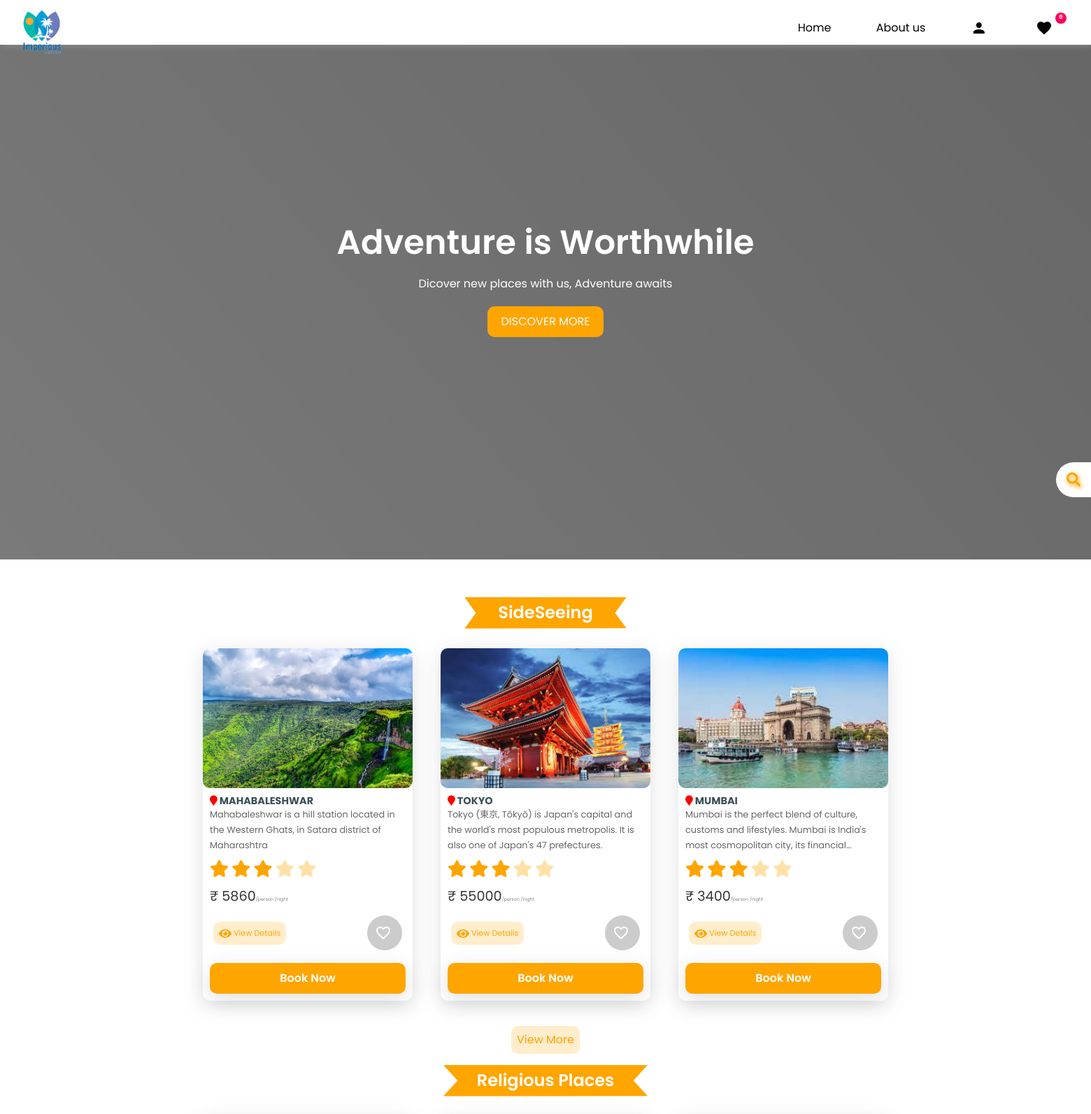
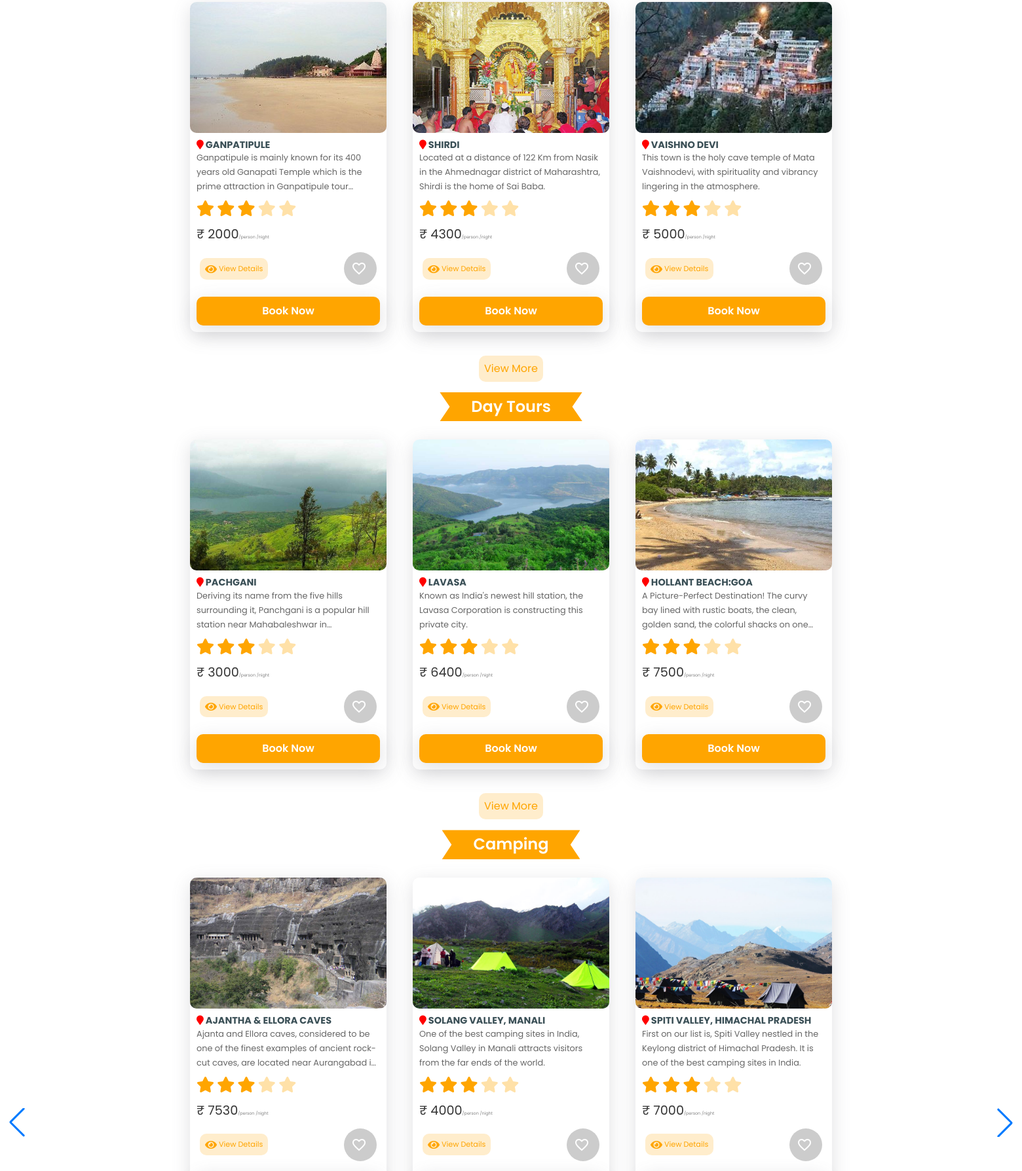
The page / (upper part) on the database its author committed (2 pictures, top to bottom).
### tables this page shows
CREATE TABLE `category` (
  `id` int(50) NOT NULL,
  `name` varchar(100) NOT NULL,
  `description` varchar(200) NOT NULL,
  `status` int(50) NOT NULL
);

CREATE TABLE `package` (
  `id` int(11) NOT NULL,
  `packageName` varchar(255) NOT NULL,
  `packageDesc` varchar(255) NOT NULL,
  `packagePrice` int(11) NOT NULL,
  `discount` float NOT NULL,
  `disType` varchar(10) NOT NULL,
  `packageType` int(11) NOT NULL,
  `packagePhoto` varchar(255) NOT NULL
);

### index.php (the view, shortened to what this page needs)
  <?php
        include 'templates/user_header.php';
    ?>
    <section id="home" class="home">
      <div class="search-box">
        <form method="post">
          <button class="btn-search" type="submit" name="searchKey"><i class="fa fa-search"></i></button>
          <input type="text" class="input-search" name="search" placeholder="Type to Search..." required>
        </form>
      </div>
        <div class="swiper-container">
        <div class="swiper-wrapper">
            <div class="swiper-slide" style="background:linear-gradient(50deg, rgba(0, 0, 0, 0.52), rgba(0, 0, 0, 0.6));">
              <div class="video-container">
                <video src="<?php echo SITE_PATH; ?>asset/img_user/vid-1.mp4" id="video-slider" loop autoplay muted></video>
              </div>
                <div class="headline">
                  <h1>Adventure is Worthwhile</h1>
                  <p>Dicover new places with us, Adventure awaits</p>
                  <a href="#packages" class="discover-btn">discover more</a>
                </div>
            </div>
     </div>
        <div class="swiper-button-next"></div>
        <div class="swiper-button-prev"></div>
    </div>
  </section>
<br>
<section class="packages" id="packages">
  <?php
    $cate=mysqli_query($con,"select * from category where status =1");
    if(mysqli_num_rows($cate)>0){
      while ($cateRow=mysqli_fetch_assoc($cate)) {
        echo " <h1 class='heading'> ";
        $cateName=$cateRow['name'];
        $catId=$cateRow['id'];
        echo "<span class='bullet'>".$cateName."</span>";
            ?>
          </h1>
             <div class="box-container">
            <?php
            $packages=mysqli_query($con,"select * from package where packageType='$catId'  ORDER BY id DESC LIMIT 3");
             if(mysqli_num_rows($packages)>0){
               while ($pckgRow=mysqli_fetch_assoc($packages)) {
                ?>
          <div class="box">
             <img src="<?php echo SITE_PACKAGE_IMAGE.$pckgRow['packagePhoto'];  ?>" alt="">
              <div class="content">
                  <h4><i id="map" class="fa fa-map-marker"></i> <?php  echo $pckgRow['packageName']; ?> </h4>
                  <p><?php  echo $pckgRow['packageDesc']; ?></p>
                  <div class="stars">
                      <i class="fa fa-star checked"></i>
                      <i class="fa fa-star checked"></i>
                      <i class="fa fa-star checked"></i>
                      <i class="fa fa-star "></i>
                      <i class="fa fa-star "></i>
                  </div>
                  <div class="price">&#8377; <?php  echo $pckgRow['packagePrice']; ?><span style="font-size: .4rem;color:gray;">/person /night</span></div>
                  <div class="view-like">
                    <a class="view-details" href="<?php echo SITE_PATH.'templates/'; ?>viewDetails/<?php echo $pckgRow['id'];  ?>"><i class="fa fa-eye"></i> View Details</a>
                    <div class="like-wrapper">
                      <a href="javascript:void(0);" class="like-button <?php
                        $active='add';
                        ?>" onclick="manageFav('<?php echo $pckgRow['id']; ?>','<?php echo $active; ?>')" >
                        <i class="material-icons not-liked bouncy">favorite_border</i>
                      </a>
                  </div>
                  </div>
                  <?php
                      if(isset($_SESSION['CURRENT_USER_ID'])){
                  ?>
                  <a href="<?php echo SITE_PATH.'templates/'; ?>bookTour/<?php echo $pckgRow['id'];  ?>"><button class="book-btn">Book Now</button></a>
                      <?php
                    }
                    else{
                      ?>
                       <a href="<?php echo SITE_PATH.'templates/'; ?>login"><button class="book-btn">Book Now</button></a>
                      <?php
                    }
                  ?>
              </div>
          </div>
         <?php
                }
            }
            else{
              echo "<br/>Data not found!<br/><br/>";
            }
          ?>
          </div>
         <div class="view-more"><a class="view-more-btn" href="<?php echo SITE_PATH.'templates/'; ?>viewmore/<?php echo $cateRow['id'];  ?>">View More</a></div>
      <?php
      }
    }
  ?>
</section>
<?php
include 'templates/user_footer.php';
?>

### asset/css_user/destination-details-css.css (style rules this page uses)
* { margin: 0; padding: 0; box-sizing: border-box; }
html { scroll-behavior: smooth; }
body { font-family: Poppins; margin: 0; padding: 0; background-color: #fff; animation: fadeInAnimation ease 3s; }
.material-icons { vertical-align: middle; margin-right: 5px; }

### rows shown on the page
category: name "SideSeeing"
package: packagePhoto (picture), packageName "MAHABALESHWAR", packageDesc "Mahabaleshwar is a hill station located in the Western Ghats, in Satara district of Maharashtra", packagePrice "5860"
package: packagePhoto (picture), packageName "TOKYO", packageDesc "Tokyo (東京, Tōkyō) is Japan's capital and the world's most populous metropolis. It is also one of Japan's 47 prefectures.", packagePrice "55000"
package: packagePhoto (picture), packageName "MUMBAI", packageDesc "Mumbai is the perfect blend of culture, customs and lifestyles. Mumbai is India's most cosmopolitan city, its…", packagePrice "3400"
category: name "Religious Places"
package: packagePhoto (picture), packageName "GANPATIPULE", packageDesc "Ganpatipule is mainly known for its 400 years old Ganapati Temple which is the prime attraction in Ganpatipule…", packagePrice "2000"
package: packagePhoto (picture), packageName "SHIRDI", packageDesc "Located at a distance of 122 Km from Nasik in the Ahmednagar district of Maharashtra, Shirdi is the home of Sai Baba.", packagePrice "4300"
package: packagePhoto (picture), packageName "VAISHNO DEVI", packageDesc "This town is the holy cave temple of Mata Vaishnodevi, with spirituality and vibrancy lingering in the atmosphere.", packagePrice "5000"
category: name "Day Tours"
package: packagePhoto (picture), packageName "PACHGANI", packageDesc "Deriving its name from the five hills surrounding it, Panchgani is a popular hill station near Mahabaleshwar…", packagePrice "3000"
package: packagePhoto (picture), packageName "LAVASA", packageDesc "Known as India's newest hill station, the Lavasa Corporation is constructing this private city.", packagePrice "6400"
package: packagePhoto (picture), packageName "HOLLANT BEACH:GOA", packageDesc "A Picture-Perfect Destination! The curvy bay lined with rustic boats, the clean, golden sand, the colorful shacks on…", packagePrice "7500"
category: name "Camping"
package: packagePhoto (picture), packageName "AJANTHA & ELLORA CAVES", packageDesc "Ajanta and Ellora caves, considered to be one of the finest examples of ancient rock-cut caves, are located near Aurangabad…", packagePrice "7530"
package: packagePhoto (picture), packageName "SOLANG VALLEY, MANALI", packageDesc "One of the best camping sites in India, Solang Valley in Manali attracts visitors from the far ends of the world.", packagePrice "4000"
package: packagePhoto (picture), packageName "SPITI VALLEY, HIMACHAL PRADESH", packageDesc "First on our list is, Spiti Valley nestled in the Keylong district of Himachal Pradesh. It is one of the best camping sites in India.", packagePrice "7000"

### other values the page prints
$fav_count "0"
